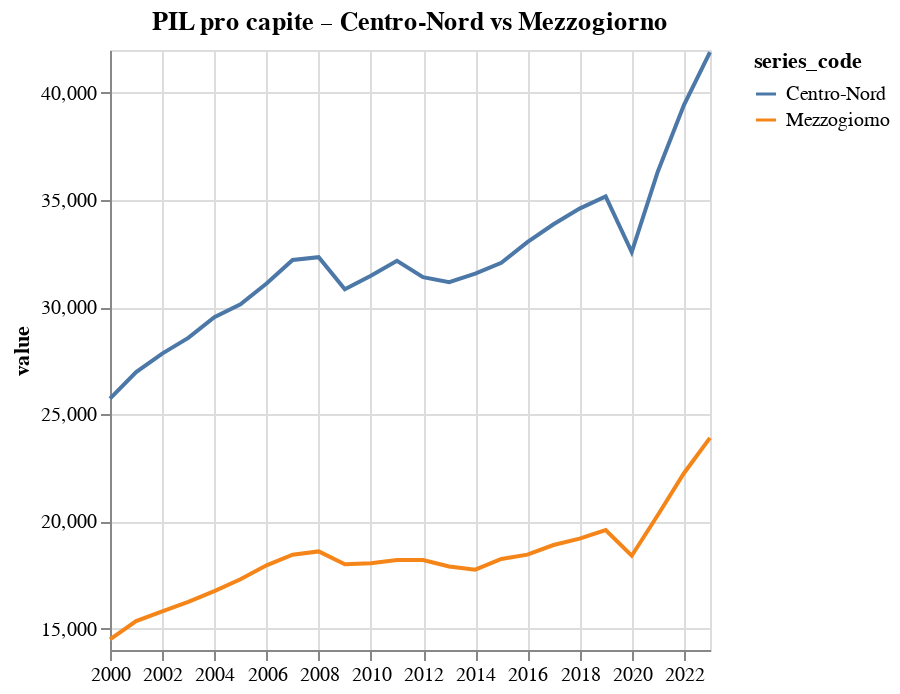

Source (notebook cell):
### Code cell
# Raggruppa le regioni in macroaree
macro_map = {
    'ITC': 'Centro-Nord',
    'ITH': 'Centro-Nord',
    'ITI': 'Centro-Nord',
    'ITF': 'Mezzogiorno',
    'ITG': 'Mezzogiorno'
}

df2['area'] = df2['geo'].map(macro_map)

# Calcola la media per area e periodo
df_macro = (
    df2.groupby(['period', 'area'])['value']
    .mean()
    .reset_index()
    .pivot(index='period', columns='area', values='value')
    .reset_index()
)

# Trasforma il df da wide a long
df_long = df_macro.melt(id_vars='period', var_name='series_code', value_name='value')

# Filtro solo dal 2019 in poi
chart = alt.Chart(df_long.query("period >= '1900'")).mark_line().encode(
    x=alt.X('period:T', title=None, axis=alt.Axis(labelFlush=False)),
    y=alt.Y('value:Q', scale=alt.Scale(zero=False)),
    color='series_code:N',
).properties(
    title="PIL pro capite – Centro-Nord vs Mezzogiorno"
)

chart

### Figure 1 — Vega-Lite specification as saved in the notebook (floating-point values rounded to 4 significant figures)
{"config": {"view": {"continuousWidth": 300, "continuousHeight": 300}}, "data": {"name": "data-3eee66257be6e2d1371d41a54f673bb3"}, "mark": {"type": "line"}, "encoding": {"color": {"field": "series_code", "type": "nominal"}, "x": {"axis": {"labelFlush": false}, "field": "period", "title": null, "type": "temporal"}, "y": {"field": "value", "scale": {"zero": false}, "type": "quantitative"}}, "title": "PIL pro capite – Centro-Nord vs Mezzogiorno", "$schema": "https://vega.github.io/schema/vega-lite/v5.20.1.json", "datasets": {"data-3eee66257be6e2d1371d41a54f673bb3": [{"period": "2000-01-01T00:00:00", "series_code": "Centro-Nord", "value": 25730.0}, {"period": "2001-01-01T00:00:00", "series_code": "Centro-Nord", "value": 26970.0}, {"period": "2002-01-01T00:00:00", "series_code": "Centro-Nord", "value": 27830.0}, {"period": "2003-01-01T00:00:00", "series_code": "Centro-Nord", "value": 28570.0}, {"period": "2004-01-01T00:00:00", "series_code": "Centro-Nord", "value": 29530.0}, {"period": "2005-01-01T00:00:00", "series_code": "Centro-Nord", "value": 30130.0}, {"period": "2006-01-01T00:00:00", "series_code": "Centro-Nord", "value": 31100.0}, {"period": "2007-01-01T00:00:00", "series_code": "Centro-Nord", "value": 32200.0}, {"period": "2008-01-01T00:00:00", "series_code": "Centro-Nord", "value": 32330.0}, {"period": "2009-01-01T00:00:00", "series_code": "Centro-Nord", "value": 30830.0}, {"period": "2010-01-01T00:00:00", "series_code": "Centro-Nord", "value": 31470.0}, {"period": "2011-01-01T00:00:00", "series_code": "Centro-Nord", "value": 32170.0}, {"period": "2012-01-01T00:00:00", "series_code": "Centro-Nord", "value": 31400.0}, {"period": "2013-01-01T00:00:00", "series_code": "Centro-Nord", "value": 31170.0}, {"period": "2014-01-01T00:00:00", "series_code": "Centro-Nord", "value": 31570.0}, {"period": "2015-01-01T00:00:00", "series_code": "Centro-Nord", "value": 32070.0}, {"period": "2016-01-01T00:00:00", "series_code": "Centro-Nord", "value": 33030.0}, {"period": "2017-01-01T00:00:00", "series_code": "Centro-Nord", "value": 33870.0}, {"period": "2018-01-01T00:00:00", "series_code": "Centro-Nord", "value": 34600.0}, {"period": "2019-01-01T00:00:00", "series_code": "Centro-Nord", "value": 35170.0}, {"period": "2020-01-01T00:00:00", "series_code": "Centro-Nord", "value": 32570.0}, {"period": "2021-01-01T00:00:00", "series_code": "Centro-Nord", "value": 36330.0}, {"period": "2022-01-01T00:00:00", "series_code": "Centro-Nord", "value": 39430.0}, {"period": "2023-01-01T00:00:00", "series_code": "Centro-Nord", "value": 41900.0}, {"period": "2000-01-01T00:00:00", "series_code": "Mezzogiorno", "value": 14500.0}, {"period": "2001-01-01T00:00:00", "series_code": "Mezzogiorno", "value": 15350.0}, {"period": "2002-01-01T00:00:00", "series_code": "Mezzogiorno", "value": 15800.0}, {"period": "2003-01-01T00:00:00", "series_code": "Mezzogiorno", "value": 16250.0}, {"period": "2004-01-01T00:00:00", "series_code": "Mezzogiorno", "value": 16750.0}, {"period": "2005-01-01T00:00:00", "series_code": "Mezzogiorno", "value": 17300.0}, {"period": "2006-01-01T00:00:00", "series_code": "Mezzogiorno", "value": 17950.0}, {"period": "2007-01-01T00:00:00", "series_code": "Mezzogiorno", "value": 18450.0}, {"period": "2008-01-01T00:00:00", "series_code": "Mezzogiorno", "value": 18600.0}, {"period": "2009-01-01T00:00:00", "series_code": "Mezzogiorno", "value": 18000.0}, {"period": "2010-01-01T00:00:00", "series_code": "Mezzogiorno", "value": 18050.0}, {"period": "2011-01-01T00:00:00", "series_code": "Mezzogiorno", "value": 18200.0}, {"period": "2012-01-01T00:00:00", "series_code": "Mezzogiorno", "value": 18200.0}, {"period": "2013-01-01T00:00:00", "series_code": "Mezzogiorno", "value": 17900.0}, {"period": "2014-01-01T00:00:00", "series_code": "Mezzogiorno", "value": 17750.0}, {"period": "2015-01-01T00:00:00", "series_code": "Mezzogiorno", "value": 18250.0}, {"period": "2016-01-01T00:00:00", "series_code": "Mezzogiorno", "value": 18450.0}, {"period": "2017-01-01T00:00:00", "series_code": "Mezzogiorno", "value": 18900.0}, {"period": "2018-01-01T00:00:00", "series_code": "Mezzogiorno", "value": 19200.0}, {"period": "2019-01-01T00:00:00", "series_code": "Mezzogiorno", "value": 19600.0}, {"period": "2020-01-01T00:00:00", "series_code": "Mezzogiorno", "value": 18400.0}, {"period": "2021-01-01T00:00:00", "series_code": "Mezzogiorno", "value": 20300.0}, {"period": "2022-01-01T00:00:00", "series_code": "Mezzogiorno", "value": 22250.0}, {"period": "2023-01-01T00:00:00", "series_code": "Mezzogiorno", "value": 23900.0}]}}
